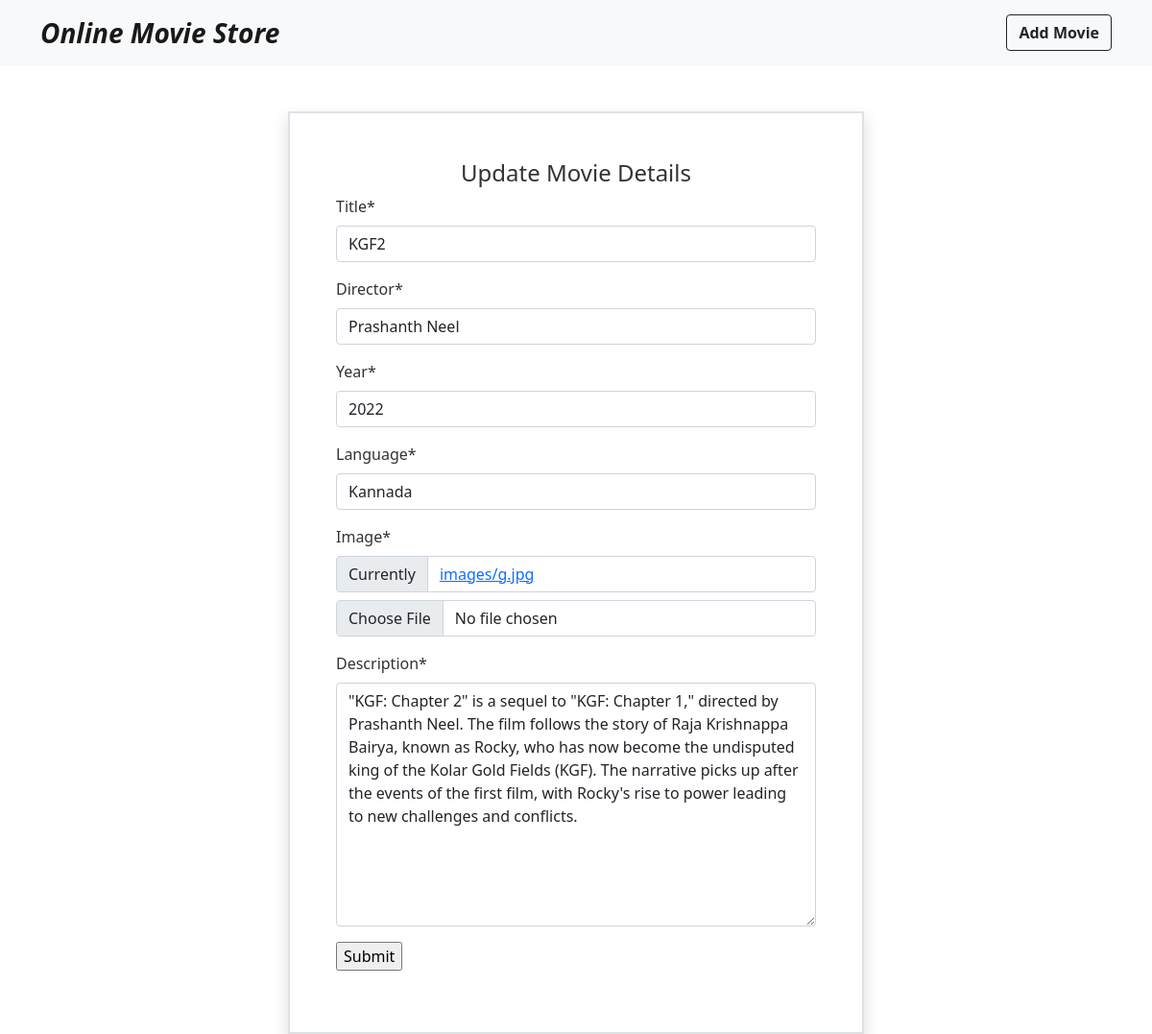
Page /update/4 on the committed database.
### movieapp/models.py (models this page shows)
class Movie(models.Model):
    title = models.CharField(max_length=30)
    director = models.CharField(max_length=30)
    year = models.IntegerField()
    language = models.CharField(max_length=30)
    image = models.ImageField(upload_to="images")
    description = models.TextField()

### movieapp/views.py (the view, shortened to what this page needs)
# urls.py: path('update/<int:i>', views.UpdateView.as_view(), name='update'),
class UpdateView(View):
    def get(self,request,i):
        m=Movie.objects.get(id=i)
        form_instance=MovieForm(instance=m)
        context = {'form':form_instance}
        return render(request, 'updatemovie.html', context)

### movieapp/forms.py
class MovieForm(forms.ModelForm):
    class Meta:
        model = Movie
        fields ="__all__"

### movieapp/templates/updatemovie.html (shortened to what this page needs)
{% extends 'base.html' %}
{% load crispy_forms_tags %}
{% block content %}
<div class="container w-50 p-5 border border-2 shadow mt-5">
<h4 class="text-center">Update Movie Details</h4>
<form method="post" enctype="multipart/form-data">
    {{form|crispy}}
    <div class="mb-3">
        <input type="submit">
    </div>
</form>
</div>
{% endblock %}

### movieapp/static/css/style.css (style rules this page uses)
body { background-color:secondary; color:#323232; }

### rows in the picture
Movie: title "KGF2", director "Prashanth Neel", year "2022", language "Kannada", description "\"KGF: Chapter 2\" is a sequel to \"KGF: Chapter 1,\" directed by Prashanth Neel. The film follows the story of Raja Krishnappa Bairya, known as Rocky, who has now become the undisputed king of the Kolar Gold Fields (KGF). The narrative picks up after the events of the first film, with Rocky's rise to power leading to new challenges and conflicts."
